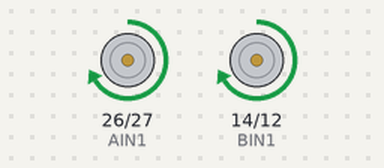
The sketch below on a simulated ESP32. On the bench: motor-driver pin pairs drawn as motors (green arrow = first pin HIGH = forward, orange = second pin HIGH = backward, longer = more drive, scaled by the enable pin).

Above: at 1.5 s.
At 4.0 s:
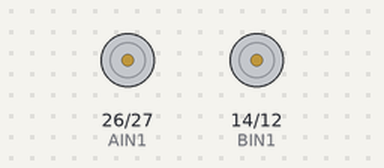
Timing chart, 0 to 6.5 s (numbered marks = the images above):
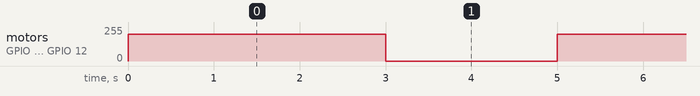

The sketch:

motor-driver-esp32-conection.ino
```cpp
// Pines del Motor A
const int PWMA = 25;
const int AIN1 = 26;
const int AIN2 = 27;

// Pines del Motor B
const int BIN1 = 14;
const int BIN2 = 12;
const int PWMB = 33;

void setup() {
  // Configurar todos los pines como salida
  pinMode(PWMA, OUTPUT);
  pinMode(AIN1, OUTPUT);
  pinMode(AIN2, OUTPUT);
  pinMode(BIN1, OUTPUT);
  pinMode(BIN2, OUTPUT);
  pinMode(PWMB, OUTPUT);
}

void loop() {
  // Motor A - Girar adelante a velocidad media/alta
  digitalWrite(AIN1, HIGH);
  digitalWrite(AIN2, LOW);
  analogWrite(PWMA, 200); // Valor entre 0 y 255

  // Motor B - Girar adelante a velocidad media/alta
  digitalWrite(BIN1, HIGH);
  digitalWrite(BIN2, LOW);
  analogWrite(PWMB, 200);

  delay(3000); // Girar por 3 segundos

  // Detener ambos motores
  digitalWrite(AIN1, LOW);
  digitalWrite(AIN2, LOW);
  digitalWrite(BIN1, LOW);
  digitalWrite(BIN2, LOW);

  delay(2000); // Esperar 2 segundos antes de repetir
}
```

Measured:
- by itself, motor on GPIO 26 (AIN1) / GPIO 27 (AIN2), motor on GPIO 14 (BIN1) / GPIO 12 (BIN2): alternates forward 200/255 for 3.0 s and stopped for 2.0 s
